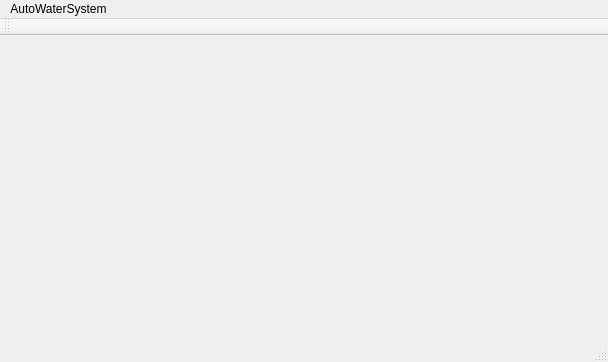
<?xml version="1.0" encoding="UTF-8"?>
<ui version="4.0">
 <class>MainWindow</class>
 <widget class="QMainWindow" name="MainWindow">
  <property name="geometry">
   <rect>
    <x>0</x>
    <y>0</y>
    <width>608</width>
    <height>362</height>
   </rect>
  </property>
  <property name="windowTitle">
   <string>MainWindow</string>
  </property>
  <widget class="QWidget" name="centralWidget"/>
  <widget class="QMenuBar" name="menuBar">
   <property name="geometry">
    <rect>
     <x>0</x>
     <y>0</y>
     <width>608</width>
     <height>25</height>
    </rect>
   </property>
   <widget class="QMenu" name="menuAutoWaterSystem">
    <property name="title">
     <string>AutoWaterSystem</string>
    </property>
    <addaction name="actionAbout"/>
   </widget>
   <addaction name="menuAutoWaterSystem"/>
  </widget>
  <widget class="QToolBar" name="mainToolBar">
   <attribute name="toolBarArea">
    <enum>TopToolBarArea</enum>
   </attribute>
   <attribute name="toolBarBreak">
    <bool>false</bool>
   </attribute>
  </widget>
  <widget class="QStatusBar" name="statusBar"/>
  <action name="actionAbout">
   <property name="text">
    <string>About</string>
   </property>
  </action>
 </widget>
 <layoutdefault spacing="6" margin="11"/>
 <resources/>
 <connections/>
</ui>
